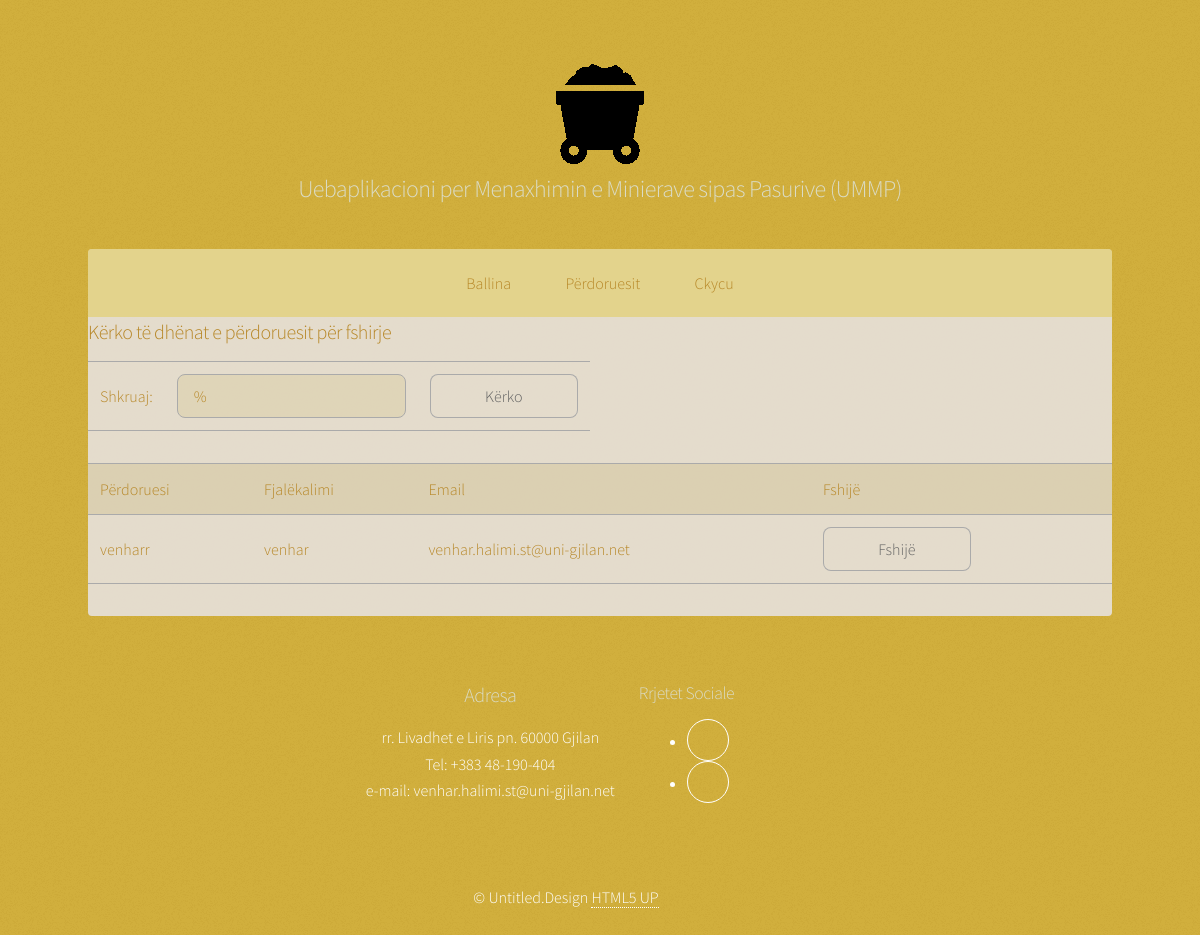
/ModuliAdministratorit/fshije_perdorues.php?term=venharr, run on the app's committed database.
### tables this page shows
CREATE TABLE `tedhanat` (
  `ID_Tedhanat` int(11) NOT NULL,
  `Titulli` varchar(255) NOT NULL,
  `Pershkrimi` varchar(1000) NOT NULL,
  `Dosje` varchar(500) NOT NULL,
  `Pamja` varchar(500) NOT NULL
);

CREATE TABLE `users` (
  `uid` int(11) NOT NULL,
  `perdoruesi` varchar(255) NOT NULL,
  `fjalkalimi` varchar(255) NOT NULL,
  `email` varchar(255) NOT NULL
);

### ModuliAdministratorit/fshije_perdorues.php (the view, shortened to what this page needs)
<?php
include_once("konfig.php");
?>
<!DOCTYPE HTML>
<html>
	<head>
		<link rel="stylesheet" href="assets/css/main.css" />
	</head>
	<body class="is-preload">
<div id="wrapper">
		<?php include_once("koka.php"); ?>
		<?php include_once("meny.php"); ?>
<div id="main">
						<div class="row">
	<div class="table-wrapper">
	<form action="" method="post">
	<table>
	<tr>
	<h3>Kërko të dhënat e përdoruesit për fshirje</h3>
	</tr>
	<tr>
	<td>
	Shkruaj:
	</td>
	<td>
	<input type="text" name="term" placeholder="Përdoruesin ose Email-in" value="%"/>
</td>
<td> <input type="submit" value="Kërko" /></td>
</tr>
</table>
</div>
</div>
	<div class="table-wrapper">
<table width='80%' border=0>
	<div class="table-wrapper">
	<tr bgcolor='#CCCCCC'>
		<td>Përdoruesi</td>
		<td>Fjalëkalimi</td>
		<td>Email</td>
		<td>Fshijë</td>
	</tr>
<?php
if (!empty($_REQUEST['term'])) {
$term = mysqli_real_escape_string
($conn,$_REQUEST['term']);
$sql = mysqli_query($conn,
"SELECT * FROM users
WHERE perdoruesi LIKE '%".$term."%'
OR  email LIKE '%".$term."%'");
while($row = mysqli_fetch_array($sql)) {
		echo "<tr>";
		echo "<td>".$row['perdoruesi']."</td>";
		echo "<td>".$row['fjalkalimi']."</td>";
		echo "<td>".$row['email']."</td>";
		echo "<td><a href=\"fshij.php?uid=$row[uid]\" onClick=\"return confirm('A jeni te sigurt se deshironi te fshini perdoruesin?')\" class='button' class='button primary'>Fshijë</a>
		</td></tr>";
	}
}
?>
</div>
	</table>
						</div>
				</div>
           	<?php include_once("fundi.php"); ?>
</div>
	</body>
</html>

### ModuliAdministratorit/koka.php (shortened to what this page needs)
	<header id="header">
	<span class="logo"><img src="images/miniera.png" alt="" /></span>
		<?php
          $result = mysqli_query($conn, "SELECT * FROM tedhanat WHERE Pamja='Koka'");
          while ($row = mysqli_fetch_assoc($result)) {
            extract($row);
          ?>
	<section id="banner">
		<div class="inner">
			<h2><?php echo $Titulli ?></h2>
		</div>
	</section>
<?php } ?>
</header>

### ModuliAdministratorit/meny.php (shortened to what this page needs)
		<?php
         $result = mysqli_query($conn, "SELECT * FROM tedhanat WHERE Pamja='MenyAdministratori'");
         while ($row = mysqli_fetch_assoc($result)) {
           extract($row);
  	 echo $Pershkrimi;
}
         ?>

### ModuliAdministratorit/fundi.php (shortened to what this page needs)
<footer id="footer">
				<section  class="align-center">
								<ul class="features">
								<div class="row aln-center">
					<?php
            $result = mysqli_query($conn, "SELECT * FROM tedhanat WHERE Pamja='Fundi_Adresa'");
            while ($row = mysqli_fetch_assoc($result)) {
              extract($row);
            ?>
						<section>
							<h3><?php echo $Titulli ?></h3>
							<p><?php echo $Pershkrimi; ?>
							</p>
						</section>
			<?php } ?>
									<?php
            $result = mysqli_query($conn, "SELECT * FROM tedhanat WHERE Pamja='Fundi_RrSociale'");
            while ($row = mysqli_fetch_assoc($result)) {
              extract($row);
            ?>
						<section>
							<h4><?php echo $Titulli ?></h4>
							<?php echo $Pershkrimi; ?>
						</section>
			<?php } ?>
			</div>
			</ul>
					</section>
					<div class="copyright">
												<?php
            $result = mysqli_query($conn, "SELECT * FROM tedhanat WHERE Pamja='Fundi_Tedrejtatautorit'");
            while ($row = mysqli_fetch_assoc($result)) {
              extract($row);
            ?>
							<?php echo $Pershkrimi; ?>
			<?php } ?>
					</div>
			</footer>

### data on the page
tedhanat: Titulli "Uebaplikacioni per Menaxhimin e Minierave sipas Pasurive (UMMP)"
tedhanat: Pershkrimi "Ballina Përdoruesit Ckycu"
users: perdoruesi "venharr", fjalkalimi "venhar", email "venhar.halimi.st@uni-gjilan.net"
tedhanat: Titulli "Adresa", Pershkrimi "rr. Livadhet e Liris pn. 60000 Gjilan Tel: +383 48-190-404 e-mail: venhar.halimi.st@uni-gjilan.net"
tedhanat: Titulli "Rrjetet Sociale"
tedhanat: Pershkrimi "© Untitled.Design HTML5 UP"
